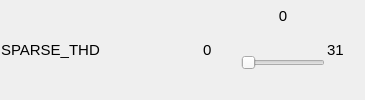
       <widget class="QWidget" name="widget_slider_07" native="true">
        <layout class="QHBoxLayout" name="horizontalLayout_12" stretch="1,3">
         <property name="spacing">
          <number>1</number>
         </property>
         <property name="leftMargin">
          <number>1</number>
         </property>
         <property name="topMargin">
          <number>1</number>
         </property>
         <property name="rightMargin">
          <number>1</number>
         </property>
         <property name="bottomMargin">
          <number>1</number>
         </property>
         <item>
          <widget class="QLabel" name="label_SPARSE_THD">
           <property name="minimumSize">
            <size>
             <width>200</width>
             <height>0</height>
            </size>
           </property>
           <property name="font">
            <font>
             <pointsize>11</pointsize>
            </font>
           </property>
           <property name="text">
            <string>SPARSE_THD</string>
           </property>
          </widget>
         </item>
         <item>
          <widget class="QWidget" name="widget_8" native="true">
           <property name="font">
            <font>
             <pointsize>1</pointsize>
            </font>
           </property>
           <layout class="QHBoxLayout" name="horizontalLayout_27">
            <property name="spacing">
             <number>1</number>
            </property>
            <property name="leftMargin">
             <number>1</number>
            </property>
            <property name="topMargin">
             <number>1</number>
            </property>
            <property name="rightMargin">
             <number>1</number>
            </property>
            <property name="bottomMargin">
             <number>1</number>
            </property>
            <item>
             <widget class="QLabel" name="label_SPARSE_THD_Min">
              <property name="minimumSize">
               <size>
                <width>36</width>
                <height>20</height>
               </size>
              </property>
              <property name="maximumSize">
               <size>
                <width>36</width>
                <height>20</height>
               </size>
              </property>
              <property name="font">
               <font>
                <pointsize>11</pointsize>
               </font>
              </property>
              <property name="text">
               <string>0</string>
              </property>
             </widget>
            </item>
            <item>
             <widget class="QWidget" name="widget_24" native="true">
              <property name="layoutDirection">
               <enum>Qt::LeftToRight</enum>
              </property>
              <layout class="QVBoxLayout" name="verticalLayout_10">
               <property name="spacing">
                <number>1</number>
               </property>
               <property name="leftMargin">
                <number>1</number>
               </property>
               <property name="topMargin">
                <number>1</number>
               </property>
               <property name="rightMargin">
                <number>1</number>
               </property>
               <property name="bottomMargin">
                <number>1</number>
               </property>
               <item>
                <widget class="QWidget" name="widget_25" native="true">
                 <property name="minimumSize">
                  <size>
                   <width>0</width>
                   <height>24</height>
                  </size>
                 </property>
                 <property name="maximumSize">
                  <size>
                   <width>16777215</width>
                   <height>24</height>
                  </size>
                 </property>
                 <layout class="QHBoxLayout" name="horizontalLayout_28">
                  <property name="spacing">
                   <number>1</number>
                  </property>
                  <property name="leftMargin">
                   <number>1</number>
                  </property>
                  <property name="topMargin">
                   <number>1</number>
                  </property>
                  <property name="rightMargin">
                   <number>1</number>
                  </property>
                  <property name="bottomMargin">
                   <number>1</number>
                  </property>
                  <item>
                   <widget class="QLabel" name="label_SPARSE_THD_Current">
                    <property name="minimumSize">
                     <size>
                      <width>0</width>
                      <height>24</height>
                     </size>
                    </property>
                    <property name="maximumSize">
                     <size>
                      <width>16777215</width>
                      <height>24</height>
                     </size>
                    </property>
                    <property name="font">
                     <font>
                      <pointsize>11</pointsize>
                     </font>
                    </property>
                    <property name="text">
                     <string>0</string>
                    </property>
                    <property name="alignment">
                     <set>Qt::AlignCenter</set>
                    </property>
                   </widget>
                  </item>
                 </layout>
                </widget>
               </item>
               <item>
                <widget class="QSlider" name="Slider_SPARSE_THD">
                 <property name="enabled">
                  <bool>false</bool>
                 </property>
                 <property name="sizePolicy">
                  <sizepolicy hsizetype="Expanding" vsizetype="Preferred">
                   <horstretch>0</horstretch>
                   <verstretch>3</verstretch>
                  </sizepolicy>
                 </property>
                 <property name="minimumSize">
                  <size>
                   <width>0</width>
                   <height>24</height>
                  </size>
                 </property>
                 <property name="pageStep">
                  <number>1</number>
                 </property>
                 <property name="value">
                  <number>0</number>
                 </property>
                 <property name="orientation">
                  <enum>Qt::Horizontal</enum>
                 </property>
                </widget>
               </item>
              </layout>
             </widget>
            </item>
            <item>
             <widget class="QLabel" name="label_SPARSE_THD_Max">
              <property name="minimumSize">
               <size>
                <width>36</width>
                <height>24</height>
               </size>
              </property>
              <property name="maximumSize">
               <size>
                <width>36</width>
                <height>24</height>
               </size>
              </property>
              <property name="font">
               <font>
                <pointsize>11</pointsize>
               </font>
              </property>
              <property name="text">
               <string>31</string>
              </property>
             </widget>
            </item>
           </layout>
          </widget>
         </item>
        </layout>
       </widget>
